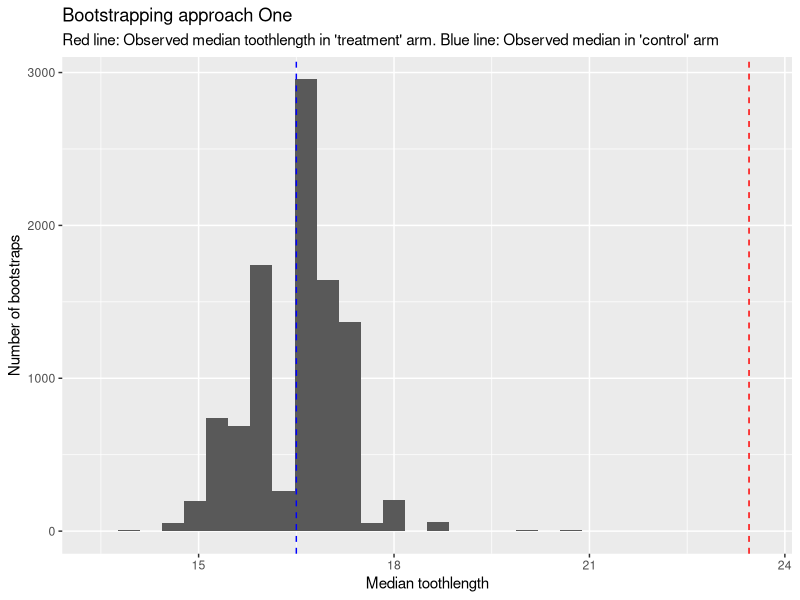
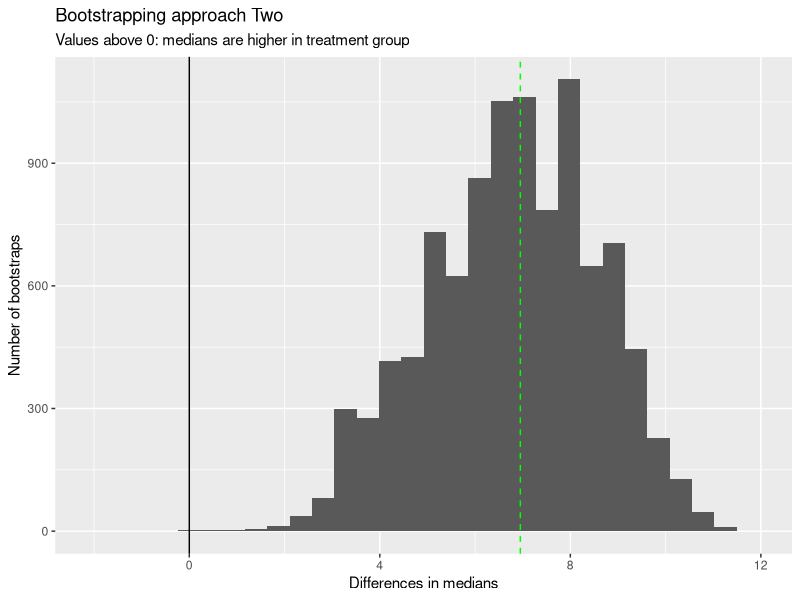

These charts were generated, in order, by the following R code:
## ---- chunk 1
library(tidyverse)
df <- ToothGrowth |> tibble()
df

## ---- chunk 2
Nreps <- 10000 # Number of bootstrap replicates

bs_med_vc <- vector(mode = 'numeric',  length = Nreps) #Vector for holding bootstrapped medians

dta_vc <- df |>
    filter(supp == "VC", dose == 1.0) # The equivalent of our 'control' population

control_toothlengths <- dta_vc |> pull(len) # Literally pulling teeth!

Ncontrol <- length(control_toothlengths) #Length of 'control' population sample

for (i in 1:Nreps){
    bs_c_length <- sample(
        control_toothlengths, 
        size = Ncontrol,
        replace = TRUE
    ) # resampling to the same length as the 'control' population

    this_bs_control_median <- median(bs_c_length)
    bs_med_vc[i] <- this_bs_control_median
}
## ---- chunk 3
treatment_toothlengths <- df |>
    filter(supp == "OJ", dose == 1.0) |>
    pull(len) # pulling teeth for the 'treatment' population

obs_med_oj <- median(treatment_toothlengths)

tibble(bs_control_median = bs_med_vc) |>
    ggplot(aes(x=bs_control_median)) +
    geom_histogram() +
    geom_vline(xintercept = obs_med_oj, colour = "red", linetype = "dashed") + 
    geom_vline(xintercept = median(control_toothlengths), colour = "blue", linetype = "dashed") + 
    labs(
       x = "Median toothlength",
       y = "Number of bootstraps",
       title = "Bootstrapping approach One",
       subtitle = "Red line: Observed median toothlength in 'treatment' arm. Blue line: Observed median in 'control' arm"
    )

## ---- chunk 4
Nreps <- 10000 # Number of bootstrap replicates

bs_diff_meds <- vector(mode = 'numeric',  length = Nreps) #Vector for holding differences in bootstrapped medians

dta_vc <- df |>
    filter(supp == "VC", dose == 1.0) # The equivalent of our 'control' population

control_toothlengths <- dta_vc |> pull(len) # Literally pulling teeth!

Ncontrol <- length(control_toothlengths) #Length of 'control' population sample

dta_oj <- df |>
    filter(supp == "OJ", dose == 1.0) # The equivalent of our 'treamtnet' population

treatment_toothlengths <- dta_oj |> pull(len) # Literally pulling teeth!

Ntreatment <- length(treatment_toothlengths) #Length of 'treatment' population sample


for (i in 1:Nreps){
    bs_c_length <- sample(
        control_toothlengths, 
        size = Ncontrol,
        replace = TRUE
    ) # resampling to the same length as the 'control' population

    this_bs_control_median <- median(bs_c_length)

    bs_t_length <- sample(
        treatment_toothlengths, 
        size = Ntreatment,
        replace = TRUE
    ) # resampling to the same length as the 'control' population

    this_bs_treat_median <- median(bs_t_length)

    bs_diff_meds[i] <- this_bs_treat_median - this_bs_control_median
}

## ---- chunk 5
tibble(bs_diffs_median = bs_diff_meds) |>
    ggplot(aes(x=bs_diffs_median)) +
    geom_histogram() +
    geom_vline(xintercept = 0) + 
    geom_vline(
        xintercept = median(treatment_toothlengths) - median(control_toothlengths), linetype = "dashed", colour = "green"         
        ) + 
    labs(
       x = "Differences in medians",
       y = "Number of bootstraps",
       title = "Bootstrapping approach Two",
       subtitle = "Values above 0: medians are higher in treatment group"
    )

## ---- chunk 6
sum(bs_diff_meds < 0) / Nreps

